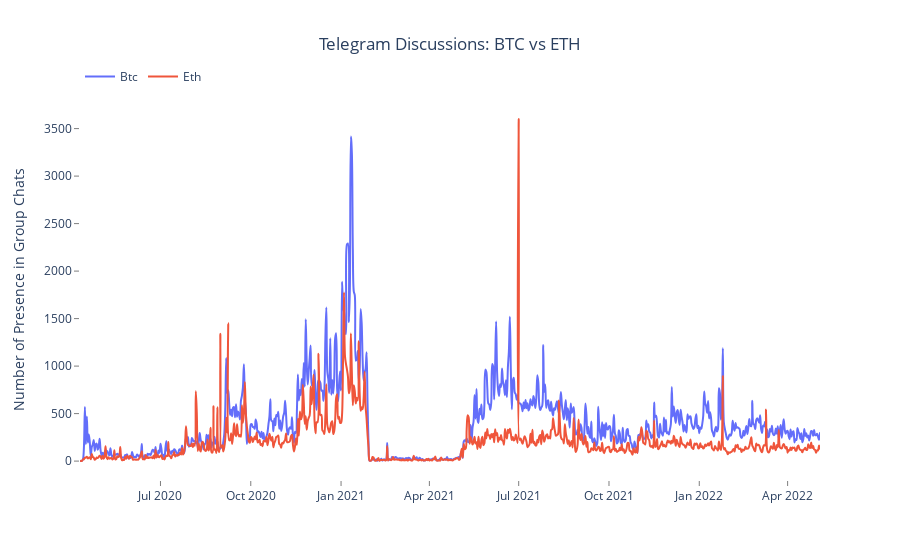

Notebook cell for this chart:
### Markdown cell above
As a bonus step, we plotted number of messages talking about BTC and ETH to have an idea about data. Also, it may show some tendencies considering the correlation between frequencies of mentions.

### Code cell
#plot number of presences in telegram groups
def plot_mentions(listed, title, y_title):    
    traces = []
    for keywords in listed:
        col = keywords.split("|")[0]
        temp = dataset.copy()
        temp[col] = temp["message"].apply(lambda msg : mark_related_messages(msg, keywords))
        temp = temp.groupby('date').agg({col : "sum"}).reset_index()
        trace = go.Scatter(x = temp["date"], y = temp[col], name=col.title(), line=dict(shape="spline", width=2), mode = "lines")
        traces.append(trace)

    layout = go.Layout(
        paper_bgcolor='#fff',
        plot_bgcolor="#fff",
        legend=dict(orientation="h", y=1.1),
        title=title,
        title_x=0.5,
        xaxis=dict(
            gridcolor='rgb(255,255,255)',
            showgrid=True,
            showline=False,
            showticklabels=True,
            tickcolor='rgb(127,127,127)',
            ticks='outside',
            zeroline=False
        ),
        yaxis=dict(
            title=y_title,
            gridcolor='rgb(255,255,255)',
            showgrid=False,
            showline=False,
            showticklabels=True,
            tickcolor='rgb(127,127,127)',
            ticks='outside',
            zeroline=False
        ),
    )

    fig = go.Figure(data=traces, layout=layout)
    iplot(fig)

#btc vs eth
currencies = ["btc|bitcoin", "eth|ethereum"]
plot_mentions(currencies, "Telegram Discussions: BTC vs ETH", "Number of Presence in Group Chats")

### Figure 1 — Plotly figure (JSON) as saved in the notebook; plotly's stock layout.template omitted (floating-point values rounded to 4 significant figures; data arrays with more than 128 entries replaced by an {"elided": "..."} marker saying what was removed)
{"data": [{"line": {"shape": "spline", "width": 2}, "mode": "lines", "name": "Btc", "type": "scatter", "x": {"elided": "755 str values"}, "y": {"elided": "755 int values"}}, {"line": {"shape": "spline", "width": 2}, "mode": "lines", "name": "Eth", "type": "scatter", "x": {"elided": "755 str values"}, "y": {"elided": "755 int values"}}], "layout": {"legend": {"orientation": "h", "y": 1.1}, "paper_bgcolor": "#fff", "plot_bgcolor": "#fff", "title": {"text": "Telegram Discussions: BTC vs ETH", "x": 0.5}, "xaxis": {"gridcolor": "rgb(255,255,255)", "showgrid": true, "showline": false, "showticklabels": true, "tickcolor": "rgb(127,127,127)", "ticks": "outside", "zeroline": false}, "yaxis": {"gridcolor": "rgb(255,255,255)", "showgrid": false, "showline": false, "showticklabels": true, "tickcolor": "rgb(127,127,127)", "ticks": "outside", "title": {"text": "Number of Presence in Group Chats"}, "zeroline": false}}}
